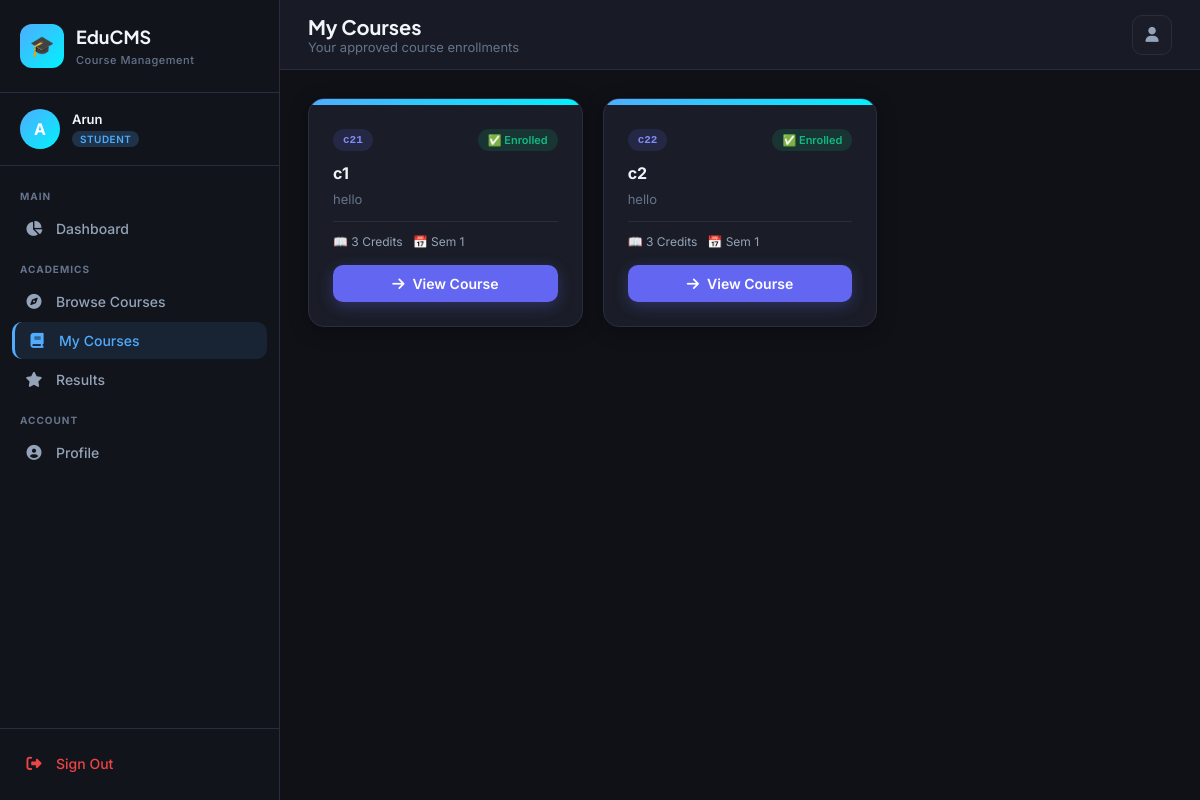
The app's page /student/my-courses (signed in) with its own data.
### app.py (models this page shows)
class User(UserMixin, db.Model):
    __tablename__ = 'users'
    id = db.Column(db.Integer, primary_key=True)
    name = db.Column(db.String(100), nullable=False)
    email = db.Column(db.String(120), unique=True, nullable=False)
    password = db.Column(db.String(200), nullable=False)
    role = db.Column(db.String(20), nullable=False, default='student')  # admin/faculty/student
    phone = db.Column(db.String(20))
    department = db.Column(db.String(100))
    profile_pic = db.Column(db.String(200), default='default.png')
    is_active_account = db.Column(db.Boolean, default=True)
    created_at = db.Column(db.DateTime, default=datetime.utcnow)
    courses_taught = db.relationship('Course', backref='faculty', lazy=True, foreign_keys='Course.faculty_id')
    enrollments = db.relationship('Enrollment', backref='student', lazy=True, foreign_keys='Enrollment.student_id')

class Enrollment(db.Model):
    __tablename__ = 'enrollments'
    id = db.Column(db.Integer, primary_key=True)
    student_id = db.Column(db.Integer, db.ForeignKey('users.id'), nullable=False)
    course_id = db.Column(db.Integer, db.ForeignKey('courses.id'), nullable=False)
    status = db.Column(db.String(20), default='pending')  # pending/approved/rejected
    enrolled_at = db.Column(db.DateTime, default=datetime.utcnow)
    approved_at = db.Column(db.DateTime)

class Course(db.Model):
    __tablename__ = 'courses'
    id = db.Column(db.Integer, primary_key=True)
    name = db.Column(db.String(150), nullable=False)
    code = db.Column(db.String(20), unique=True, nullable=False)
    description = db.Column(db.Text)
    credits = db.Column(db.Integer, default=3)
    semester = db.Column(db.Integer, default=1)
    department = db.Column(db.String(100))
    faculty_id = db.Column(db.Integer, db.ForeignKey('users.id'))
    max_students = db.Column(db.Integer, default=60)
    is_active = db.Column(db.Boolean, default=True)
    created_at = db.Column(db.DateTime, default=datetime.utcnow)
    enrollments = db.relationship('Enrollment', backref='course', lazy=True)
    assignments = db.relationship('Assignment', backref='course', lazy=True)
    materials = db.relationship('Material', backref='course', lazy=True)
    exams = db.relationship('Exam', backref='course', lazy=True)

### app.py (the view)
@app.route('/student/my-courses')
@login_required
def student_my_courses():
    if current_user.role != 'student': return redirect(url_for('index'))
    enrollments = db.session.query(Enrollment, Course)\
        .join(Course, Enrollment.course_id == Course.id)\
        .filter(Enrollment.student_id == current_user.id, Enrollment.status == 'approved').all()
    return render_template('student/my_courses.html', enrollments=enrollments)

### app.py (called while the page is built)
@login_manager.user_loader
def load_user(user_id):
    return User.query.get(int(user_id))

@app.context_processor
def inject_now():
    return {'now': datetime.utcnow().date()}

### templates/student/my_courses.html (shortened to what this page needs)
{% extends "base.html" %}
{% block page_title %}My Courses{% endblock %}
{% block page_subtitle %}Your approved course enrollments{% endblock %}
{% block content %}
{% if enrollments %}
<div class="grid-3">
    {% for enroll, course in enrollments %}
    <a href="/student/courses/{{ course.id }}" style="text-decoration:none">
        <div class="card" style="cursor:pointer">
            <div style="height:6px;background:linear-gradient(135deg,#4facfe,#00f2fe)"></div>
            <div class="card-body">
                <div style="display:flex;justify-content:space-between;margin-bottom:12px">
                    <span class="badge badge-primary" style="font-family:monospace">{{ course.code }}</span>
                    <span class="badge badge-success">✅ Enrolled</span>
                </div>
                <h3 style="font-size:16px;font-weight:700;color:#f1f5f9;margin-bottom:8px">{{ course.name }}</h3>
                <p style="font-size:13px;color:#64748b;margin-bottom:14px">
                    {{ (course.description or 'No description')[:80] }}{% if course.description and course.description|length > 80 %}…{% endif %}
                </p>
                <div style="display:flex;gap:10px;font-size:12px;color:#94a3b8;padding-top:12px;border-top:1px solid #2a2d3e;margin-bottom:16px">
                    <span>📖 {{ course.credits }} Credits</span>
                    <span>📅 Sem {{ course.semester }}</span>
                </div>
                <div class="btn btn-primary w-full" style="justify-content:center">
                    <i class="fas fa-arrow-right"></i> View Course
                </div>
            </div>
        </div>
    </a>
    {% endfor %}
</div>
{% endif %}
{% endblock %}

### templates/base.html (shortened to what this page needs)
<!DOCTYPE html>
<html lang="en">
<head>
    <link rel="stylesheet" href="https://cdnjs.cloudflare.com/ajax/libs/font-awesome/6.5.0/css/all.min.css">
</head>
<body>
{% if current_user.is_authenticated %}
<aside class="sidebar" id="sidebar">
    <div class="sidebar-brand">
        <div class="brand-icon">🎓</div>
        <div class="brand-text">
            <h1>EduCMS</h1>
            <span>Course Management</span>
        </div>
    </div>
    <div class="sidebar-user">
        <div class="user-avatar" style="background:
            {% if current_user.role == 'admin' %}var(--admin-gradient)
            {% elif current_user.role == 'faculty' %}var(--faculty-gradient)
            {% else %}var(--student-gradient){% endif %}">
            {{ current_user.name[0].upper() }}
        </div>
        <div class="user-info">
            <h4>{{ current_user.name.split(' ')[0] }}</h4>
            <span class="role-badge badge-{{ current_user.role }}">{{ current_user.role }}</span>
        </div>
    </div>
    <nav class="sidebar-nav">
        {% if current_user.role == 'admin' %}
        <div class="nav-section">
            <div class="nav-section-label">Main</div>
            <a href="/admin/dashboard" class="nav-item {% if request.path == '/admin/dashboard' %}active{% endif %}">
                <i class="fas fa-chart-pie"></i> Dashboard
            </a>
        </div>
        <div class="nav-section">
            <div class="nav-section-label">Management</div>
            <a href="/admin/courses" class="nav-item {% if '/admin/courses' in request.path %}active{% endif %}">
                <i class="fas fa-book-open"></i> Courses
            </a>
            <a href="/admin/users" class="nav-item {% if '/admin/users' in request.path %}active{% endif %}">
                <i class="fas fa-users"></i> Users
            </a>
            <a href="/admin/enrollments" class="nav-item {% if '/admin/enrollments' in request.path %}active{% endif %}">
                <i class="fas fa-user-check"></i> Enrollments
            </a>
        </div>
        <div class="nav-section">
            <div class="nav-section-label">Communication</div>
            <a href="/admin/announcements" class="nav-item {% if '/admin/announcements' in request.path %}active{% endif %}">
                <i class="fas fa-bullhorn"></i> Announcements
            </a>
            <a href="/admin/reports" class="nav-item {% if '/admin/reports' in request.path %}active{% endif %}">
                <i class="fas fa-chart-bar"></i> Reports
            </a>
        </div>
        {% elif current_user.role == 'student' %}
        <div class="nav-section">
            <div class="nav-section-label">Main</div>
            <a href="/student/dashboard" class="nav-item {% if request.path == '/student/dashboard' %}active{% endif %}">
                <i class="fas fa-chart-pie"></i> Dashboard
            </a>
        </div>
        <div class="nav-section">
            <div class="nav-section-label">Academics</div>
            <a href="/student/courses" class="nav-item {% if request.path == '/student/courses' %}active{% endif %}">
                <i class="fas fa-compass"></i> Browse Courses
            </a>
            <a href="/student/my-courses" class="nav-item {% if '/student/my-courses' in request.path %}active{% endif %}">
                <i class="fas fa-book"></i> My Courses
            </a>
            <a href="/student/results" class="nav-item {% if '/student/results' in request.path %}active{% endif %}">
                <i class="fas fa-star"></i> Results
            </a>
        </div>
        {% endif %}
        <div class="nav-section">
            <div class="nav-section-label">Account</div>
            <a href="/profile" class="nav-item {% if request.path == '/profile' %}active{% endif %}">
                <i class="fas fa-user-circle"></i> Profile
            </a>
        </div>
    </nav>
    <div class="sidebar-footer">
        <a href="/logout" class="nav-item" style="color: #ef4444;">
            <i class="fas fa-sign-out-alt"></i> Sign Out
        </a>
    </div>
</aside>
<main class="main-content">
    <header class="header">
        <div class="header-left">
            <div>
                <div class="page-title">{% block page_title %}Dashboard{% endblock %}</div>
                <div class="page-subtitle">{% block page_subtitle %}{% endblock %}</div>
            </div>
        </div>
        <div class="header-right">
            <a href="/profile" class="header-btn" title="Profile">
                <i class="fas fa-user"></i>
            </a>
        </div>
    </header>
    <div class="page-content">
        {% block content %}{% endblock %}
    </div>
</main>
{% else %}
{% block auth_content %}{% endblock %}
{% endif %}
</body>
</html>

### records on screen
User: name "A", name "Arun", role "STUDENT"
Enrollment: code "c21", name "c1", credits "3", semester "1"
Course: description "hello"
Enrollment: code "c22", name "c2", credits "3", semester "1"
Course: description "hello"
